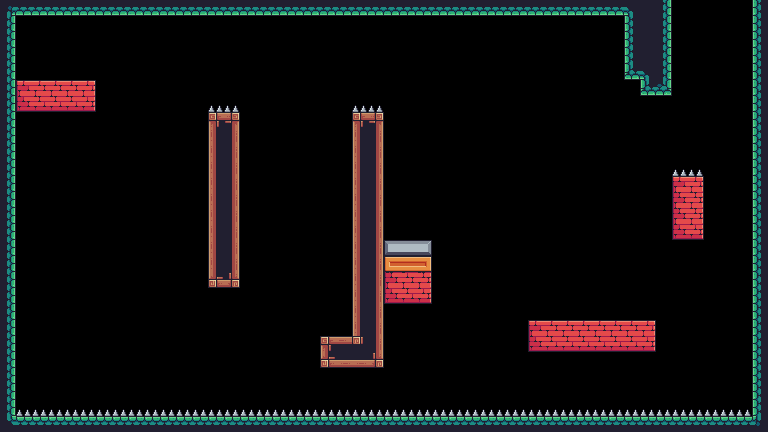

A level layout from a 2D game, rendered from its tile map. Below: a short description, then the map file with its tile-grid data intact:
An orthogonal 48x27 tile map with 16x16 px tiles, 1 tile layer (Capa de patrones 1).

<map version="1.8" tiledversion="1.8.0" orientation="orthogonal" renderorder="right-down" width="48" height="27" tilewidth="16" tileheight="16" infinite="0" nextlayerid="2" nextobjectid="1">
 <editorsettings>
  <export target="2.csv" format="csv" />
 </editorsettings>
 <tileset firstgid="1" source="../terrain.tsx" />
 <layer id="1" name="Capa de patrones 1" width="48" height="27">
  <data encoding="csv">
180,222,222,222,222,222,222,222,222,222,222,222,222,222,222,222,222,222,222,222,222,222,222,222,222,222,222,222,222,222,222,222,222,222,222,222,222,222,222,181,200,201,0,0,0,0,0,199,
201,0,0,0,0,0,0,0,0,0,0,0,0,0,0,0,0,0,0,0,0,0,0,0,0,0,0,0,0,0,0,0,0,0,0,0,0,0,0,199,200,201,0,0,0,0,0,199,
201,0,0,0,0,0,0,0,0,0,0,0,0,0,0,0,0,0,0,0,0,0,0,0,0,0,0,0,0,0,0,0,0,0,0,0,0,0,0,199,200,201,0,0,0,0,0,199,
201,0,0,0,0,0,0,0,0,0,0,0,0,0,0,0,0,0,0,0,0,0,0,0,0,0,0,0,0,0,0,0,0,0,0,0,0,0,0,199,200,201,0,0,0,0,0,199,
201,0,0,0,0,0,0,0,0,0,0,0,0,0,0,0,0,0,0,0,0,0,0,0,0,0,0,0,0,0,0,0,0,0,0,0,0,0,0,221,181,201,0,0,0,0,0,199,
201,106,107,107,107,108,0,0,0,0,0,0,0,0,0,0,0,0,0,0,0,0,0,0,0,0,0,0,0,0,0,0,0,0,0,0,0,0,0,0,221,223,0,0,0,0,0,199,
201,150,151,151,151,152,0,0,0,0,0,0,0,22,22,0,0,0,0,0,0,0,22,22,0,0,0,0,0,0,0,0,0,0,0,0,0,0,0,0,0,0,0,0,0,0,0,199,
201,0,0,0,0,0,0,0,0,0,0,0,0,89,91,0,0,0,0,0,0,0,89,91,0,0,0,0,0,0,0,0,0,0,0,0,0,0,0,0,0,0,0,0,0,0,0,199,
201,0,0,0,0,0,0,0,0,0,0,0,0,111,113,0,0,0,0,0,0,0,111,113,0,0,0,0,0,0,0,0,0,0,0,0,0,0,0,0,0,0,0,0,0,0,0,199,
201,0,0,0,0,0,0,0,0,0,0,0,0,111,113,0,0,0,0,0,0,0,111,113,0,0,0,0,0,0,0,0,0,0,0,0,0,0,0,0,0,0,0,0,0,0,0,199,
201,0,0,0,0,0,0,0,0,0,0,0,0,111,113,0,0,0,0,0,0,0,111,113,0,0,0,0,0,0,0,0,0,0,0,0,0,0,0,0,0,0,22,22,0,0,0,199,
201,0,0,0,0,0,0,0,0,0,0,0,0,111,113,0,0,0,0,0,0,0,111,113,0,0,0,0,0,0,0,0,0,0,0,0,0,0,0,0,0,0,106,108,0,0,0,199,
201,0,0,0,0,0,0,0,0,0,0,0,0,111,113,0,0,0,0,0,0,0,111,113,0,0,0,0,0,0,0,0,0,0,0,0,0,0,0,0,0,0,128,130,0,0,0,199,
201,0,0,0,0,0,0,0,0,0,0,0,0,111,113,0,0,0,0,0,0,0,111,113,0,0,0,0,0,0,0,0,0,0,0,0,0,0,0,0,0,0,128,130,0,0,0,199,
201,0,0,0,0,0,0,0,0,0,0,0,0,111,113,0,0,0,0,0,0,0,111,113,0,0,0,0,0,0,0,0,0,0,0,0,0,0,0,0,0,0,150,152,0,0,0,199,
201,0,0,0,0,0,0,0,0,0,0,0,0,111,113,0,0,0,0,0,0,0,111,113,101,102,103,0,0,0,0,0,0,0,0,0,0,0,0,0,0,0,0,0,0,0,0,199,
201,0,0,0,0,0,0,0,0,0,0,0,0,111,113,0,0,0,0,0,0,0,111,113,189,190,191,0,0,0,0,0,0,0,0,0,0,0,0,0,0,0,0,0,0,0,0,199,
201,0,0,0,0,0,0,0,0,0,0,0,0,133,135,0,0,0,0,0,0,0,111,113,128,129,130,0,0,0,0,0,0,0,0,0,0,0,0,0,0,0,0,0,0,0,0,199,
201,0,0,0,0,0,0,0,0,0,0,0,0,0,0,0,0,0,0,0,0,0,111,113,150,151,152,0,0,0,0,0,0,0,0,0,0,0,0,0,0,0,0,0,0,0,0,199,
201,0,0,0,0,0,0,0,0,0,0,0,0,0,0,0,0,0,0,0,0,0,111,113,0,0,0,0,0,0,0,0,0,0,0,0,0,0,0,0,0,0,0,0,0,0,0,199,
201,0,0,0,0,0,0,0,0,0,0,0,0,0,0,0,0,0,0,0,0,0,111,113,0,0,0,0,0,0,0,0,0,106,107,107,107,107,107,107,108,0,0,0,0,0,0,199,
201,0,0,0,0,0,0,0,0,0,0,0,0,0,0,0,0,0,0,0,89,90,115,113,0,0,0,0,0,0,0,0,0,150,151,151,151,151,151,151,152,0,0,0,0,0,0,199,
201,0,0,0,0,0,0,0,0,0,0,0,0,0,0,0,0,0,0,0,133,134,134,135,0,0,0,0,0,0,0,0,0,0,0,0,0,0,0,0,0,0,0,0,0,0,0,199,
201,0,0,0,0,0,0,0,0,0,0,0,0,0,0,0,0,0,0,0,0,0,0,0,0,0,0,0,0,0,0,0,0,0,0,0,0,0,0,0,0,0,0,0,0,0,0,199,
201,0,0,0,0,0,0,0,0,0,0,0,0,0,0,0,0,0,0,0,0,0,0,0,0,0,0,0,0,0,0,0,0,0,0,0,0,0,0,0,0,0,0,0,0,0,0,199,
201,22,22,22,22,22,22,22,22,22,22,22,22,22,22,22,22,22,22,22,22,22,22,22,22,22,22,22,22,22,22,22,22,22,22,22,22,22,22,22,22,22,22,22,22,22,22,199,
202,178,178,178,178,178,178,178,178,178,178,178,178,178,178,178,178,178,178,178,178,178,178,178,178,178,178,178,178,178,178,178,178,178,178,178,178,178,178,178,178,178,178,178,178,178,178,203
</data>
 </layer>
</map>